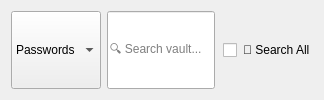
         <widget class="QWidget" name="widget_44" native="true">
          <property name="sizePolicy">
           <sizepolicy hsizetype="Minimum" vsizetype="Fixed">
            <horstretch>0</horstretch>
            <verstretch>0</verstretch>
           </sizepolicy>
          </property>
          <layout class="QHBoxLayout" name="horizontalLayout_37">
           <item>
            <widget class="QComboBox" name="categorySelector_2">
             <property name="sizePolicy">
              <sizepolicy hsizetype="Preferred" vsizetype="Preferred">
               <horstretch>0</horstretch>
               <verstretch>0</verstretch>
              </sizepolicy>
             </property>
             <property name="minimumSize">
              <size>
               <width>0</width>
               <height>20</height>
              </size>
             </property>
             <property name="maximumSize">
              <size>
               <width>200</width>
               <height>250</height>
              </size>
             </property>
             <property name="sizeAdjustPolicy">
              <enum>QComboBox::AdjustToContents</enum>
             </property>
             <item>
              <property name="text">
               <string>Passwords</string>
              </property>
             </item>
            </widget>
           </item>
           <item>
            <widget class="QLineEdit" name="vaultSearchBox">
             <property name="sizePolicy">
              <sizepolicy hsizetype="Minimum" vsizetype="Preferred">
               <horstretch>0</horstretch>
               <verstretch>0</verstretch>
              </sizepolicy>
             </property>
             <property name="placeholderText">
              <string>🔍 Search vault...</string>
             </property>
            </widget>
           </item>
           <item>
            <widget class="QCheckBox" name="search_all_">
             <property name="sizePolicy">
              <sizepolicy hsizetype="Maximum" vsizetype="Preferred">
               <horstretch>0</horstretch>
               <verstretch>0</verstretch>
              </sizepolicy>
             </property>
             <property name="toolTip">
              <string>🔎 Search all vault entries across every category.\n
When enabled, press Enter to perform a full-vault search.\n
When off, typing filters only the current category instantly.</string>
             </property>
             <property name="styleSheet">
              <string notr="true">padding:2;</string>
             </property>
             <property name="text">
              <string>🔎 Search All</string>
             </property>
            </widget>
           </item>
          </layout>
         </widget>
